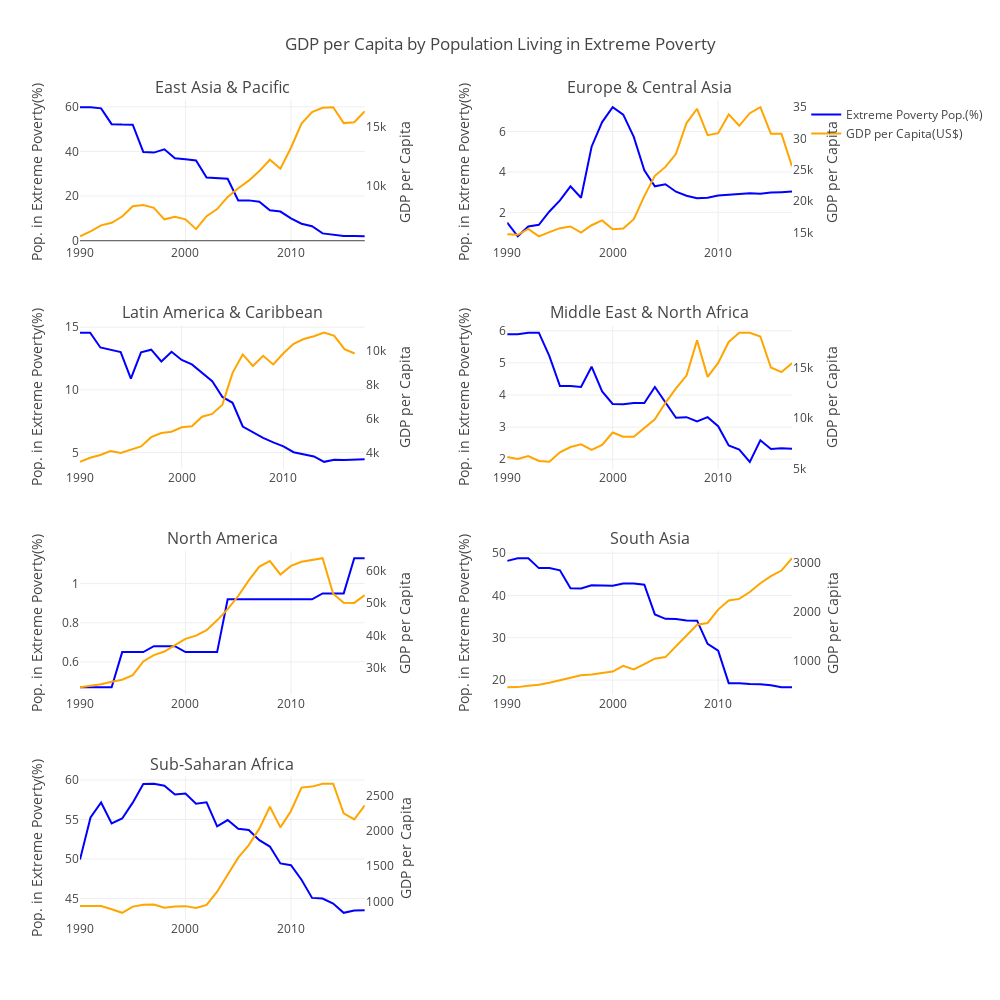

Notebook code cell kept with this figure:
### Markdown cell above
#### First Visualization
#### TODO: Substituir o autorange dos eixos verticais. Eles devem começar sempre em zero.

### Code cell
fig = go.Figure()
fig = tools.make_subplots(
        rows=4, 
        cols=2, 
        subplot_titles=[reg for reg in grouped_econ_ext_poverty['Region'].unique()],
        vertical_spacing=0.10,
        horizontal_spacing=0.20)

perc_pop_ext_poverty = []
gdp_per_capita = []
for region in grouped_econ_ext_poverty['Region'].unique():
    g_econ_ext_pov_region = grouped_econ_ext_poverty[grouped_econ_ext_poverty['Region'] == region]
    gdp_per_capita.append(
        go.Scatter(
            x=g_econ_ext_pov_region['Year'], 
            y=g_econ_ext_pov_region['GDP per Capita(US$)'], 
            name='GDP per Capita(US$)', 
            mode='lines',
            showlegend=False,
            marker=go.scatter.Marker(color='Orange')
        )
    )
    
    perc_pop_ext_poverty.append(
        go.Scatter(
            x=g_econ_ext_pov_region['Year'], 
            y=g_econ_ext_pov_region['Mean Pop. in Extreme Poverty'], 
            name='Extreme Poverty Pop.(%)', 
            mode='lines',
            showlegend=False,
            marker=go.scatter.Marker(color='Blue')
        )
    )

fig['layout'].update(
    go.Layout(
        height=1000,
        width=1000,
        title='GDP per Capita by Population Living in Extreme Poverty',
        yaxis1=go.layout.YAxis(title='Pop. in Extreme Poverty(%)', autorange=True),
        yaxis2=go.layout.YAxis(title='Pop. in Extreme Poverty(%)', autorange=True),
        yaxis3=go.layout.YAxis(title='Pop. in Extreme Poverty(%)', autorange=True),
        yaxis4=go.layout.YAxis(title='Pop. in Extreme Poverty(%)', autorange=True),
        yaxis5=go.layout.YAxis(title='Pop. in Extreme Poverty(%)', autorange=True),
        yaxis6=go.layout.YAxis(title='Pop. in Extreme Poverty(%)', autorange=True),
        yaxis7=go.layout.YAxis(title='Pop. in Extreme Poverty(%)', autorange=True),
        yaxis8=go.layout.YAxis(title='GDP per Capita', overlaying='y1', anchor='x1', side='right', autorange=True, showgrid=False),
        yaxis9=go.layout.YAxis(title='GDP per Capita', overlaying='y2', anchor='x2', side='right', autorange=True, showgrid=False),
        yaxis10=go.layout.YAxis(title='GDP per Capita', overlaying='y3', anchor='x3', side='right', autorange=True, showgrid=False),
        yaxis11=go.layout.YAxis(title='GDP per Capita', overlaying='y4', anchor='x4', side='right', autorange=True, showgrid=False),
        yaxis12=go.layout.YAxis(title='GDP per Capita', overlaying='y5', anchor='x5', side='right', autorange=True, showgrid=False),
        yaxis13=go.layout.YAxis(title='GDP per Capita', overlaying='y6', anchor='x6', side='right', autorange=True, showgrid=False),
        yaxis14=go.layout.YAxis(title='GDP per Capita', overlaying='y7', anchor='x7', side='right', autorange=True, showgrid=False)
    )
)

for i in range(7):
    col = i%2 + 1
    row = i//2 + 1
    if i == 0:
        perc_pop_ext_poverty[i]['showlegend'] = True
        gdp_per_capita[i]['showlegend'] = True
        
    fig.append_trace(perc_pop_ext_poverty[i], row, col)
    fig.append_trace(gdp_per_capita[i], row, col)

for i in range(7):
    fig['data'][2*i+1].update(yaxis='y{one}'.format(one=8+i))

iplot(fig, filename='Small Multiples: GDP per capita and Extreme Poverty Pop.(%)')

### Figure 1 — Plotly figure (JSON) as saved in the notebook; plotly's stock layout.template omitted (floating-point values rounded to 4 significant figures)
{"data": [{"marker": {"color": "Blue"}, "mode": "lines", "name": "Extreme Poverty Pop.(%)", "showlegend": true, "type": "scatter", "uid": "4e39b1a4-3d61-48bc-8a0a-fe0edf9241f6", "x": ["1990", "1991", "1992", "1993", "1994", "1995", "1996", "1997", "1998", "1999", "2000", "2001", "2002", "2003", "2004", "2005", "2006", "2007", "2008", "2009", "2010", "2011", "2012", "2013", "2014", "2015", "2016", "2017"], "xaxis": "x", "y": [59.82, 59.86, 59.34, 52.25, 52.04, 51.98, 39.78, 39.5, 40.99, 36.93, 36.47, 35.99, 28.29, 28.19, 27.79, 18.02, 18.08, 17.44, 13.69, 13.06, 10, 7.6, 6.49, 3.28, 2.78, 2.16, 2.06, 1.97], "yaxis": "y"}, {"marker": {"color": "Orange"}, "mode": "lines", "name": "GDP per Capita(US$)", "showlegend": true, "type": "scatter", "uid": "341db80d-13fd-43e6-9733-45e7d89ccaed", "x": ["1990", "1991", "1992", "1993", "1994", "1995", "1996", "1997", "1998", "1999", "2000", "2001", "2002", "2003", "2004", "2005", "2006", "2007", "2008", "2009", "2010", "2011", "2012", "2013", "2014", "2015", "2016", "2017"], "xaxis": "x", "y": [5760.0, 6176.0, 6683.0, 6904.0, 7430.0, 8303.0, 8404.0, 8168.0, 7197.0, 7409.0, 7191.0, 6367.0, 7461.0, 8061.0, 9090.0, 9827.0, 10460.0, 11270.0, 12240.0, 11480.0, 13250.0, 15280.0, 16270.0, 16620.0, 16680.0, 15330.0, 15400.0, 16330.0], "yaxis": "y8"}, {"marker": {"color": "Blue"}, "mode": "lines", "name": "Extreme Poverty Pop.(%)", "showlegend": false, "type": "scatter", "uid": "91d826d5-c307-4031-bc42-381264c970be", "x": ["1990", "1991", "1992", "1993", "1994", "1995", "1996", "1997", "1998", "1999", "2000", "2001", "2002", "2003", "2004", "2005", "2006", "2007", "2008", "2009", "2010", "2011", "2012", "2013", "2014", "2015", "2016", "2017"], "xaxis": "x2", "y": [1.49, 0.81, 1.3, 1.38, 2.04, 2.59, 3.29, 2.72, 5.25, 6.47, 7.21, 6.84, 5.74, 4.08, 3.29, 3.39, 3.02, 2.82, 2.7, 2.72, 2.83, 2.86, 2.89, 2.94, 2.92, 2.98, 3, 3.03], "yaxis": "y2"}, {"marker": {"color": "Orange"}, "mode": "lines", "name": "GDP per Capita(US$)", "showlegend": false, "type": "scatter", "uid": "fa5cddbe-b170-44c6-9690-7ed2873e3119", "x": ["1990", "1991", "1992", "1993", "1994", "1995", "1996", "1997", "1998", "1999", "2000", "2001", "2002", "2003", "2004", "2005", "2006", "2007", "2008", "2009", "2010", "2011", "2012", "2013", "2014", "2015", "2016", "2017"], "xaxis": "x2", "y": [14710.0, 14640.0, 15580.0, 14390.0, 15060.0, 15700.0, 15970.0, 14980.0, 16160.0, 16940.0, 15510.0, 15650.0, 17130.0, 20810.0, 24050.0, 25460.0, 27550.0, 32460.0, 34740.0, 30520.0, 30850.0, 33830.0, 32020.0, 34030.0, 34990.0, 30770.0, 30740.0, 25580.0], "yaxis": "y9"}, {"marker": {"color": "Blue"}, "mode": "lines", "name": "Extreme Poverty Pop.(%)", "showlegend": false, "type": "scatter", "uid": "4c3b08ea-26df-4b87-b630-845f5d2f11ad", "x": ["1990", "1991", "1992", "1993", "1994", "1995", "1996", "1997", "1998", "1999", "2000", "2001", "2002", "2003", "2004", "2005", "2006", "2007", "2008", "2009", "2010", "2011", "2012", "2013", "2014", "2015", "2016", "2017", "2018"], "xaxis": "x3", "y": [14.56, 14.56, 13.38, 13.22, 13.01, 10.89, 12.99, 13.2, 12.26, 13.04, 12.38, 12.03, 11.37, 10.69, 9.43, 8.96, 7.07, 6.59, 6.16, 5.8, 5.49, 5.02, 4.88, 4.68, 4.25, 4.42, 4.39, 4.45, 4.45], "yaxis": "y3"}, {"marker": {"color": "Orange"}, "mode": "lines", "name": "GDP per Capita(US$)", "showlegend": false, "type": "scatter", "uid": "7bc09b00-08a8-45fa-a00d-e28188f1005e", "x": ["1990", "1991", "1992", "1993", "1994", "1995", "1996", "1997", "1998", "1999", "2000", "2001", "2002", "2003", "2004", "2005", "2006", "2007", "2008", "2009", "2010", "2011", "2012", "2013", "2014", "2015", "2016", "2017", "2018"], "xaxis": "x3", "y": [3498.0, 3740.0, 3896.0, 4128.0, 4016.0, 4228.0, 4400.0, 4944.0, 5191.0, 5267, 5526.0, 5580.0, 6141.0, 6310.0, 6853.0, 8716.0, 9800.0, 9121.0, 9719.0, 9211.0, 9870.0, 10420.0, 10700.0, 10860.0, 11070.0, 10890.0, 10110.0, 9851.0, null], "yaxis": "y10"}, {"marker": {"color": "Blue"}, "mode": "lines", "name": "Extreme Poverty Pop.(%)", "showlegend": false, "type": "scatter", "uid": "2d360c1d-7cd6-4cdd-b70f-9efcbaa42e5a", "x": ["1990", "1991", "1992", "1993", "1994", "1995", "1996", "1997", "1998", "1999", "2000", "2001", "2002", "2003", "2004", "2005", "2006", "2007", "2008", "2009", "2010", "2011", "2012", "2013", "2014", "2015", "2016", "2017"], "xaxis": "x4", "y": [5.89, 5.89, 5.94, 5.94, 5.21, 4.28, 4.28, 4.25, 4.88, 4.11, 3.72, 3.71, 3.75, 3.75, 4.25, 3.78, 3.29, 3.31, 3.18, 3.31, 3.03, 2.43, 2.3, 1.92, 2.59, 2.32, 2.34, 2.33], "yaxis": "y4"}, {"marker": {"color": "Orange"}, "mode": "lines", "name": "GDP per Capita(US$)", "showlegend": false, "type": "scatter", "uid": "b92ec6f0-ca60-49a2-9806-d66a1231d564", "x": ["1990", "1991", "1992", "1993", "1994", "1995", "1996", "1997", "1998", "1999", "2000", "2001", "2002", "2003", "2004", "2005", "2006", "2007", "2008", "2009", "2010", "2011", "2012", "2013", "2014", "2015", "2016", "2017"], "xaxis": "x4", "y": [6141.0, 5950.0, 6245.0, 5752.0, 5666.0, 6608.0, 7138.0, 7396.0, 6852.0, 7334.0, 8569.0, 8155.0, 8156.0, 9043.0, 9880.0, 11520.0, 12940.0, 14220.0, 17720.0, 14090.0, 15480.0, 17560.0, 18476, 18470.0, 18095, 15020.0, 14570.0, 15440.0], "yaxis": "y11"}, {"marker": {"color": "Blue"}, "mode": "lines", "name": "Extreme Poverty Pop.(%)", "showlegend": false, "type": "scatter", "uid": "4d4eafbb-3e2b-476b-94ce-b88d58600d69", "x": ["1990", "1991", "1992", "1993", "1994", "1995", "1996", "1997", "1998", "1999", "2000", "2001", "2002", "2003", "2004", "2005", "2006", "2007", "2008", "2009", "2010", "2011", "2012", "2013", "2014", "2015", "2016", "2017"], "xaxis": "x5", "y": [0.47, 0.47, 0.47, 0.47, 0.65, 0.65, 0.65, 0.68, 0.68, 0.68, 0.65, 0.65, 0.65, 0.65, 0.92, 0.92, 0.92, 0.92, 0.92, 0.92, 0.92, 0.92, 0.92, 0.95, 0.95, 0.95, 1.13, 1.13], "yaxis": "y5"}, {"marker": {"color": "Orange"}, "mode": "lines", "name": "GDP per Capita(US$)", "showlegend": false, "type": "scatter", "uid": "e940bb6f-2e47-484c-bcad-40dadd458aa3", "x": ["1990", "1991", "1992", "1993", "1994", "1995", "1996", "1997", "1998", "1999", "2000", "2001", "2002", "2003", "2004", "2005", "2006", "2007", "2008", "2009", "2010", "2011", "2012", "2013", "2014", "2015", "2016", "2017"], "xaxis": "x5", "y": [24060.0, 24590.0, 24980.0, 25790.0, 26370.0, 27780.0, 32030.0, 33940.0, 35070.0, 37010.0, 38950.0, 39950.0, 41640.0, 44650.0, 48087, 52130.0, 56910.0, 61150.0, 62870.0, 58750.0, 61370.0, 62650.0, 63190.0, 63760.0, 52830.0, 50070.0, 50010.0, 52400.0], "yaxis": "y12"}, {"marker": {"color": "Blue"}, "mode": "lines", "name": "Extreme Poverty Pop.(%)", "showlegend": false, "type": "scatter", "uid": "17e31215-f635-46bf-b0c5-0563d34566bb", "x": ["1990", "1991", "1992", "1993", "1994", "1995", "1996", "1997", "1998", "1999", "2000", "2001", "2002", "2003", "2004", "2005", "2006", "2007", "2008", "2009", "2010", "2011", "2012", "2013", "2014", "2015", "2016", "2017"], "xaxis": "x6", "y": [48.17, 48.8, 48.81, 46.46, 46.47, 45.94, 41.68, 41.67, 42.41, 42.41, 42.32, 42.84, 42.82, 42.54, 35.52, 34.48, 34.41, 34.06, 34.05, 28.57, 26.93, 19.27, 19.26, 19.05, 19.04, 18.78, 18.3, 18.29], "yaxis": "y6"}, {"marker": {"color": "Orange"}, "mode": "lines", "name": "GDP per Capita(US$)", "showlegend": false, "type": "scatter", "uid": "0b10d4a5-a74e-47de-81e5-619d91a2ebdc", "x": ["1990", "1991", "1992", "1993", "1994", "1995", "1996", "1997", "1998", "1999", "2000", "2001", "2002", "2003", "2004", "2005", "2006", "2007", "2008", "2009", "2010", "2011", "2012", "2013", "2014", "2015", "2016", "2017"], "xaxis": "x6", "y": [459.5, 463.7, 489.7, 510.1, 552.9, 609.6, 656.6, 706.0, 720.7, 751.3, 782.5, 898.2, 825.6, 932.0, 1045.0, 1078.0, 1297.0, 1527.0, 1740.0, 1775.0, 2049.0, 2235.0, 2268.0, 2408.0, 2588.0, 2733.0, 2846.0, 3100.0], "yaxis": "y13"}, {"marker": {"color": "Blue"}, "mode": "lines", "name": "Extreme Poverty Pop.(%)", "showlegend": false, "type": "scatter", "uid": "9c616b85-da8f-4227-ba95-9ab14f5257c6", "x": ["1990", "1991", "1992", "1993", "1994", "1995", "1996", "1997", "1998", "1999", "2000", "2001", "2002", "2003", "2004", "2005", "2006", "2007", "2008", "2009", "2010", "2011", "2012", "2013", "2014", "2015", "2016", "2017"], "xaxis": "x7", "y": [49.93, 55.26, 57.15, 54.5, 55.12, 57.13, 59.5, 59.53, 59.27, 58.15, 58.28, 57, 57.17, 54.14, 54.93, 53.83, 53.68, 52.39, 51.57, 49.44, 49.21, 47.38, 45.08, 44.99, 44.37, 43.19, 43.48, 43.52], "yaxis": "y7"}, {"marker": {"color": "Orange"}, "mode": "lines", "name": "GDP per Capita(US$)", "showlegend": false, "type": "scatter", "uid": "6f3681bb-b672-4a63-8908-cc45232ba10d", "x": ["1990", "1991", "1992", "1993", "1994", "1995", "1996", "1997", "1998", "1999", "2000", "2001", "2002", "2003", "2004", "2005", "2006", "2007", "2008", "2009", "2010", "2011", "2012", "2013", "2014", "2015", "2016", "2017"], "xaxis": "x7", "y": [932.5, 930.6, 932.3, 887.2, 835.9, 924.6, 950.4, 955.6, 909.4, 924.8, 931.2, 903.9, 948.5, 1137.0, 1384.0, 1623.0, 1801.0, 2035.0, 2347.0, 2054.0, 2288.0, 2620.0, 2635.0, 2675.0, 2676.0, 2255.0, 2166.0, 2369.0], "yaxis": "y14"}], "layout": {"annotations": [{"font": {"size": 16}, "showarrow": false, "text": "East Asia & Pacific", "x": 0.2, "xanchor": "center", "xref": "paper", "y": 1, "yanchor": "bottom", "yref": "paper"}, {"font": {"size": 16}, "showarrow": false, "text": "Europe & Central Asia", "x": 0.8, "xanchor": "center", "xref": "paper", "y": 1, "yanchor": "bottom", "yref": "paper"}, {"font": {"size": 16}, "showarrow": false, "text": "Latin America & Caribbean", "x": 0.2, "xanchor": "center", "xref": "paper", "y": 0.725, "yanchor": "bottom", "yref": "paper"}, {"font": {"size": 16}, "showarrow": false, "text": "Middle East & North Africa", "x": 0.8, "xanchor": "center", "xref": "paper", "y": 0.725, "yanchor": "bottom", "yref": "paper"}, {"font": {"size": 16}, "showarrow": false, "text": "North America", "x": 0.2, "xanchor": "center", "xref": "paper", "y": 0.45, "yanchor": "bottom", "yref": "paper"}, {"font": {"size": 16}, "showarrow": false, "text": "South Asia", "x": 0.8, "xanchor": "center", "xref": "paper", "y": 0.45, "yanchor": "bottom", "yref": "paper"}, {"font": {"size": 16}, "showarrow": false, "text": "Sub-Saharan Africa", "x": 0.2, "xanchor": "center", "xref": "paper", "y": 0.175, "yanchor": "bottom", "yref": "paper"}], "height": 1000, "title": {"text": "GDP per Capita by Population Living in Extreme Poverty"}, "width": 1000, "xaxis": {"anchor": "y", "domain": [0, 0.4]}, "xaxis2": {"anchor": "y2", "domain": [0.6, 1]}, "xaxis3": {"anchor": "y3", "domain": [0, 0.4]}, "xaxis4": {"anchor": "y4", "domain": [0.6, 1]}, "xaxis5": {"anchor": "y5", "domain": [0, 0.4]}, "xaxis6": {"anchor": "y6", "domain": [0.6, 1]}, "xaxis7": {"anchor": "y7", "domain": [0, 0.4]}, "xaxis8": {"anchor": "y8", "domain": [0.6, 1]}, "yaxis": {"anchor": "x", "autorange": true, "domain": [0.825, 1], "title": {"text": "Pop. in Extreme Poverty(%)"}}, "yaxis10": {"anchor": "x3", "autorange": true, "overlaying": "y3", "showgrid": false, "side": "right", "title": {"text": "GDP per Capita"}}, "yaxis11": {"anchor": "x4", "autorange": true, "overlaying": "y4", "showgrid": false, "side": "right", "title": {"text": "GDP per Capita"}}, "yaxis12": {"anchor": "x5", "autorange": true, "overlaying": "y5", "showgrid": false, "side": "right", "title": {"text": "GDP per Capita"}}, "yaxis13": {"anchor": "x6", "autorange": true, "overlaying": "y6", "showgrid": false, "side": "right", "title": {"text": "GDP per Capita"}}, "yaxis14": {"anchor": "x7", "autorange": true, "overlaying": "y7", "showgrid": false, "side": "right", "title": {"text": "GDP per Capita"}}, "yaxis2": {"anchor": "x2", "autorange": true, "domain": [0.825, 1], "title": {"text": "Pop. in Extreme Poverty(%)"}}, "yaxis3": {"anchor": "x3", "autorange": true, "domain": [0.55, 0.725], "title": {"text": "Pop. in Extreme Poverty(%)"}}, "yaxis4": {"anchor": "x4", "autorange": true, "domain": [0.55, 0.725], "title": {"text": "Pop. in Extreme Poverty(%)"}}, "yaxis5": {"anchor": "x5", "autorange": true, "domain": [0.275, 0.45], "title": {"text": "Pop. in Extreme Poverty(%)"}}, "yaxis6": {"anchor": "x6", "autorange": true, "domain": [0.275, 0.45], "title": {"text": "Pop. in Extreme Poverty(%)"}}, "yaxis7": {"anchor": "x7", "autorange": true, "domain": [0, 0.175], "title": {"text": "Pop. in Extreme Poverty(%)"}}, "yaxis8": {"anchor": "x", "autorange": true, "domain": [0, 0.175], "overlaying": "y", "showgrid": false, "side": "right", "title": {"text": "GDP per Capita"}}, "yaxis9": {"anchor": "x2", "autorange": true, "overlaying": "y2", "showgrid": false, "side": "right", "title": {"text": "GDP per Capita"}}}}
